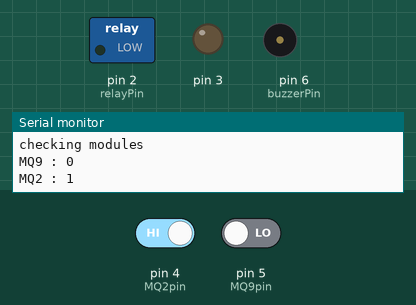
Recording of a sketch running on a simulated Arduino Uno, built with avr-gcc and run on an emulated ATmega328P. Shown: switched loads named in the sketch (green lamp = pin HIGH), output pins drawn as LEDs (lit = HIGH), buzzer (waves = sounding), the last lines printed to the serial monitor. The test bench sets the inputs (shaded band); at power-on: pin 4 (MQ2pin) HIGH, pin 5 (MQ9pin) LOW.

Above: at 10.3 s.
10.4 s: pin 4 (MQ2pin) driven LOW
At 11.2 s:
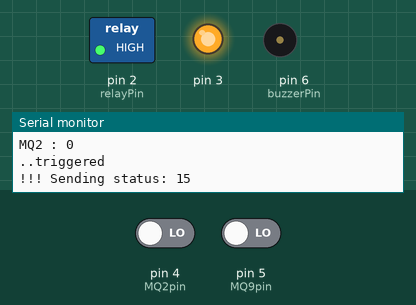
At 18.5 s:
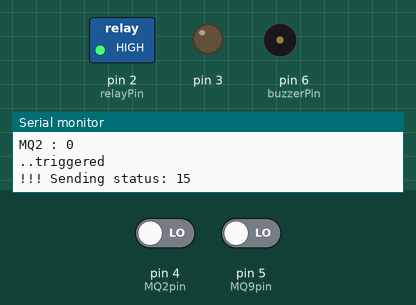
Timing chart, 0 to 20.1 s (numbered marks = the images above; inputs shaded):
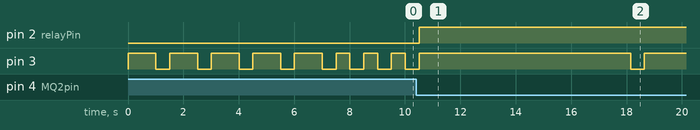

Measured:
- after the input at 10.4 s, pin 2 (relayPin): LOW → HIGH after 0.12 s

The sketch:

sensor41.ino
```cpp
// include libraries
#include <SPI.h>
#include <nRF24L01.h>
#include <RF24.h>
//#include <MQUnifiedsensor.h>

// setup system
int systat, setAlarm = 0;
int alarmCounter = 5; // cycles to delay checking
const int relayAlarm = HIGH; // at which state the relay should be on alarm: HIGH=switch on; LOW=switch off

// pin registry
const int buzzerPin = 6;
const int greenLED = 3;
const int relayPin = 2;


// component registry
#include "./modules/led.h"
#include "./modules/buzzer2.h"
#include "./modules/relaySwitch.h"
#include "./modules/singleDigitalPin.h" // a generic way to add sensors that uses a single digital pin

//MQ - gas sensors :: MQUnifiedsensor
//#define MQ9pin    A0
//#include "./modules/mq9.h"
//#define MQ2pin 		A1
//#include "./modules/mq2.h"

// MQ - digital pins
#define MQ9pin 5
#define MQ2pin 4
#define MQisOn LOW

// NRF
RF24 NRFradio(8, 9); // CE, CSN
const byte NRFaddress[6] = "AABBC";     //Byte of array representing the address. This is the address where we will send the data. This should be same on the receiving side.
#include "./modules/nrf24l01.h"

// alarm Protocol
void initAlarm(){
	initBuzzer(buzzerPin);
	initRelaySwitch(relayPin);
	digitalWrite(relayPin,LOW);
}
void doAlarm(){
	if(setAlarm > 0){
		//Serial.println("ALARM!!!! ALARM!!!!");
		Serial.print("!!! Sending status: ");
		Serial.println(setAlarm);
		relaySwitch(relayPin,HIGH);
		doBuzzerOn(buzzerPin);
		NRFradio.write(&setAlarm,sizeof(setAlarm));
		delay(1000);
	}
	else{
		digitalWrite(relayPin,LOW);
	}
}

// modules
void initModules(){
	initLED(greenLED);
	initDigital(MQ9pin);
	initDigital(MQ2pin);
}
void checkModules(){
	int stat = digitalRead(MQ9pin);
	Serial.print("MQ9 : ");
	Serial.println(stat);
	if(stat == HIGH){
		Serial.println("..triggered");
		setAlarm = 16;
	}
	else{
		setAlarm = 0;
	}

	if(setAlarm == 0){
		int stat = digitalRead(MQ2pin);
		Serial.print("MQ2 : ");
		Serial.println(stat);
		if(stat == MQisOn){
			Serial.println("..triggered");
			setAlarm = 15;
		}
	}
}
////////////////////////////////////////////////////
// main functions
void setup(){
	Serial.begin(9600);
	initAlarm();
	initModules();
}
void loop(){
	doLED(greenLED,HIGH);
	if(alarmCounter > 0){
		delay(1000);
		Serial.print("delaying ");
		Serial.println(alarmCounter);
		alarmCounter--; // give time for system to warm up if needed
	}else{
		Serial.println("checking modules");
		checkModules();
		doAlarm();
		delay(500);
	}
	doLED(greenLED,LOW);
	delay(500);
}
```

buzzer2.h
```cpp
//////////////////////////////////////////
// buzzer v2
float sinVal;
int toneVal;
void doBuzzerOn(int pin){
	//for(int i=3;i<=11;i+=2){
		for(int hz = 440; hz < 1000; hz++){
			tone(pin, hz, 50);
			delay(5);
		}
		for(int hz = 1000; hz > 440; hz--){
			tone(pin, hz, 50);
			delay(5);
		}
    //}
    noTone(pin);
	delay(500);
}
void doBuzzerOff(int pin){
	noTone(pin);
}

void initBuzzer(int pin){
	pinMode(pin,OUTPUT);
}

void doBuzzerOn(){
}
```

led.h
```cpp
void doLights(){
/*	if(setAlarm == HIGH){
		digitalWrite(greenLED,LOW);
		digitalWrite(redLED,HIGH);
		delay(50);
		digitalWrite(redLED,LOW);
		delay(150);
		digitalWrite(redLED,HIGH);
		delay(250);
		digitalWrite(redLED,LOW);
		delay(350);
	}
	else{
		digitalWrite(redLED,LOW);
		digitalWrite(greenLED,HIGH);
		delay(500);
		digitalWrite(greenLED,LOW);
		delay(500);
	}*/
}

void doLED(int pin, int signal){
	digitalWrite(pin,signal);
}

void initLED(int Pin){
	pinMode(Pin,OUTPUT);
	doLED(Pin,HIGH);
	delay(10);
	doLED(Pin,LOW);
}
```

relaySwitch.h
```cpp
void initRelaySwitch(int relaySwitchPin){
	pinMode(relaySwitchPin,OUTPUT);
}
void relaySwitch(int relaySwitchPin,int onOff){
	digitalWrite(relaySwitchPin, onOff);
}
void relaySwitchOn(int relaySwitchPin){
	relaySwitch(relaySwitchPin, HIGH);
}
void relaySwitchOff(int relaySwitchPin){
	relaySwitch(relaySwitchPin, LOW);
}
```

singleDigitalPin.h
```cpp
// setup and check a sensor that uses a single digital pin as input

void initDigital(int dPin){
	pinMode(dPin,INPUT);
}

int checkDigital(int dPin){
	return digitalRead(dPin);
}
```
